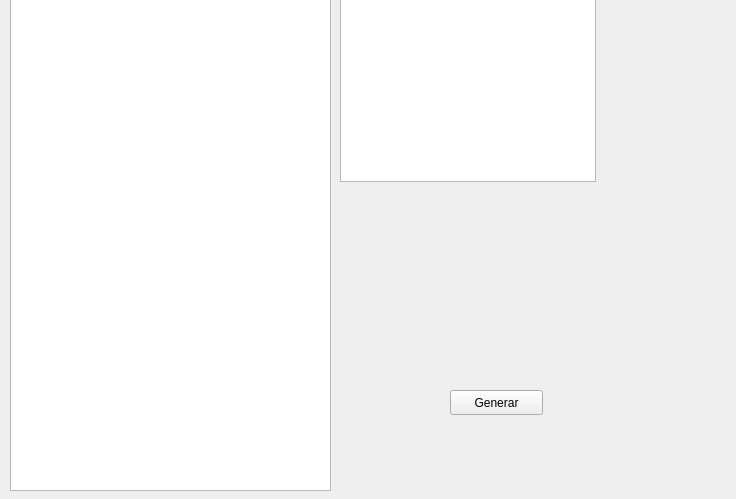
<?xml version="1.0" encoding="UTF-8"?>
<ui version="4.0">
 <class>Fbaraja</class>
 <widget class="QWidget" name="Fbaraja">
  <property name="geometry">
   <rect>
    <x>0</x>
    <y>0</y>
    <width>736</width>
    <height>499</height>
   </rect>
  </property>
  <property name="windowTitle">
   <string>Form</string>
  </property>
  <widget class="QTableWidget" name="twclasificacion">
   <property name="geometry">
    <rect>
     <x>10</x>
     <y>-10</y>
     <width>321</width>
     <height>501</height>
    </rect>
   </property>
  </widget>
  <widget class="QGraphicsView" name="gvimagen">
   <property name="geometry">
    <rect>
     <x>340</x>
     <y>-10</y>
     <width>256</width>
     <height>192</height>
    </rect>
   </property>
  </widget>
  <widget class="QLabel" name="ltexto">
   <property name="geometry">
    <rect>
     <x>336</x>
     <y>300</y>
     <width>301</width>
     <height>20</height>
    </rect>
   </property>
   <property name="text">
    <string/>
   </property>
  </widget>
  <widget class="QPushButton" name="pbgenerar">
   <property name="geometry">
    <rect>
     <x>450</x>
     <y>390</y>
     <width>93</width>
     <height>25</height>
    </rect>
   </property>
   <property name="text">
    <string>Generar</string>
   </property>
  </widget>
 </widget>
 <resources/>
 <connections/>
</ui>
